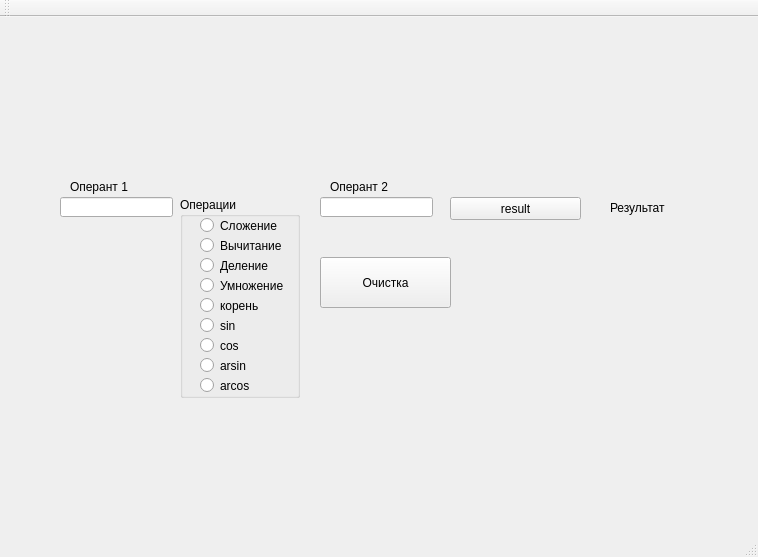
<?xml version="1.0" encoding="UTF-8"?>
<ui version="4.0">
 <class>MainWindow</class>
 <widget class="QMainWindow" name="MainWindow">
  <property name="geometry">
   <rect>
    <x>0</x>
    <y>0</y>
    <width>758</width>
    <height>557</height>
   </rect>
  </property>
  <property name="windowTitle">
   <string>MainWindow</string>
  </property>
  <widget class="QWidget" name="centralWidget">
   <widget class="QLineEdit" name="lineEdit_op_1">
    <property name="geometry">
     <rect>
      <x>60</x>
      <y>180</y>
      <width>113</width>
      <height>20</height>
     </rect>
    </property>
    <property name="text">
     <string/>
    </property>
   </widget>
   <widget class="QLineEdit" name="lineEdit_op_2">
    <property name="geometry">
     <rect>
      <x>320</x>
      <y>180</y>
      <width>113</width>
      <height>20</height>
     </rect>
    </property>
    <property name="text">
     <string/>
    </property>
   </widget>
   <widget class="QPushButton" name="pushButton_result">
    <property name="geometry">
     <rect>
      <x>450</x>
      <y>180</y>
      <width>131</width>
      <height>23</height>
     </rect>
    </property>
    <property name="text">
     <string>result</string>
    </property>
   </widget>
   <widget class="QLabel" name="label_op_1">
    <property name="geometry">
     <rect>
      <x>70</x>
      <y>160</y>
      <width>101</width>
      <height>20</height>
     </rect>
    </property>
    <property name="text">
     <string>Оперант 1</string>
    </property>
   </widget>
   <widget class="QLabel" name="label_op_2">
    <property name="geometry">
     <rect>
      <x>330</x>
      <y>160</y>
      <width>101</width>
      <height>20</height>
     </rect>
    </property>
    <property name="text">
     <string>Оперант 2</string>
    </property>
   </widget>
   <widget class="QGroupBox" name="groupBox">
    <property name="geometry">
     <rect>
      <x>180</x>
      <y>180</y>
      <width>120</width>
      <height>201</height>
     </rect>
    </property>
    <property name="title">
     <string>Операции</string>
    </property>
    <widget class="QRadioButton" name="radioButton_1_Sl">
     <property name="geometry">
      <rect>
       <x>20</x>
       <y>20</y>
       <width>82</width>
       <height>17</height>
      </rect>
     </property>
     <property name="text">
      <string>Сложение</string>
     </property>
    </widget>
    <widget class="QRadioButton" name="radioButton_2_Bh">
     <property name="geometry">
      <rect>
       <x>20</x>
       <y>40</y>
       <width>81</width>
       <height>17</height>
      </rect>
     </property>
     <property name="text">
      <string>Вычитание</string>
     </property>
    </widget>
    <widget class="QRadioButton" name="radioButton_3_Dl">
     <property name="geometry">
      <rect>
       <x>20</x>
       <y>60</y>
       <width>82</width>
       <height>17</height>
      </rect>
     </property>
     <property name="text">
      <string>Деление</string>
     </property>
    </widget>
    <widget class="QRadioButton" name="radioButton_4_Ym">
     <property name="geometry">
      <rect>
       <x>20</x>
       <y>80</y>
       <width>91</width>
       <height>17</height>
      </rect>
     </property>
     <property name="text">
      <string>Умножение</string>
     </property>
    </widget>
    <widget class="QRadioButton" name="radioButton_5_sqrt">
     <property name="geometry">
      <rect>
       <x>20</x>
       <y>100</y>
       <width>91</width>
       <height>17</height>
      </rect>
     </property>
     <property name="text">
      <string>корень</string>
     </property>
    </widget>
    <widget class="QRadioButton" name="radioButton_6_sin">
     <property name="geometry">
      <rect>
       <x>20</x>
       <y>120</y>
       <width>82</width>
       <height>17</height>
      </rect>
     </property>
     <property name="text">
      <string>sin</string>
     </property>
    </widget>
    <widget class="QRadioButton" name="radioButton_7_cos">
     <property name="geometry">
      <rect>
       <x>20</x>
       <y>140</y>
       <width>82</width>
       <height>17</height>
      </rect>
     </property>
     <property name="text">
      <string>cos</string>
     </property>
    </widget>
    <widget class="QRadioButton" name="radioButton_8_arsin">
     <property name="geometry">
      <rect>
       <x>20</x>
       <y>160</y>
       <width>82</width>
       <height>17</height>
      </rect>
     </property>
     <property name="text">
      <string>arsin</string>
     </property>
    </widget>
    <widget class="QRadioButton" name="radioButton_9_arcos">
     <property name="geometry">
      <rect>
       <x>20</x>
       <y>180</y>
       <width>82</width>
       <height>17</height>
      </rect>
     </property>
     <property name="text">
      <string>arcos</string>
     </property>
    </widget>
   </widget>
   <widget class="QLabel" name="label_res">
    <property name="geometry">
     <rect>
      <x>610</x>
      <y>180</y>
      <width>131</width>
      <height>21</height>
     </rect>
    </property>
    <property name="text">
     <string>Результат</string>
    </property>
   </widget>
   <widget class="QLabel" name="label_error">
    <property name="geometry">
     <rect>
      <x>460</x>
      <y>150</y>
      <width>141</width>
      <height>16</height>
     </rect>
    </property>
    <property name="palette">
     <palette>
      <active>
       <colorrole role="WindowText">
        <brush brushstyle="SolidPattern">
         <color alpha="255">
          <red>206</red>
          <green>0</green>
          <blue>0</blue>
         </color>
        </brush>
       </colorrole>
      </active>
      <inactive>
       <colorrole role="WindowText">
        <brush brushstyle="SolidPattern">
         <color alpha="255">
          <red>206</red>
          <green>0</green>
          <blue>0</blue>
         </color>
        </brush>
       </colorrole>
      </inactive>
      <disabled>
       <colorrole role="WindowText">
        <brush brushstyle="SolidPattern">
         <color alpha="255">
          <red>120</red>
          <green>120</green>
          <blue>120</blue>
         </color>
        </brush>
       </colorrole>
      </disabled>
     </palette>
    </property>
    <property name="text">
     <string/>
    </property>
   </widget>
   <widget class="QPushButton" name="pushButton_ohistka">
    <property name="geometry">
     <rect>
      <x>320</x>
      <y>240</y>
      <width>131</width>
      <height>51</height>
     </rect>
    </property>
    <property name="text">
     <string>Очистка</string>
    </property>
   </widget>
  </widget>
  <widget class="QMenuBar" name="menuBar">
   <property name="geometry">
    <rect>
     <x>0</x>
     <y>0</y>
     <width>758</width>
     <height>21</height>
    </rect>
   </property>
  </widget>
  <widget class="QToolBar" name="mainToolBar">
   <attribute name="toolBarArea">
    <enum>TopToolBarArea</enum>
   </attribute>
   <attribute name="toolBarBreak">
    <bool>false</bool>
   </attribute>
  </widget>
  <widget class="QStatusBar" name="statusBar"/>
 </widget>
 <layoutdefault spacing="6" margin="11"/>
 <resources/>
 <connections/>
</ui>
